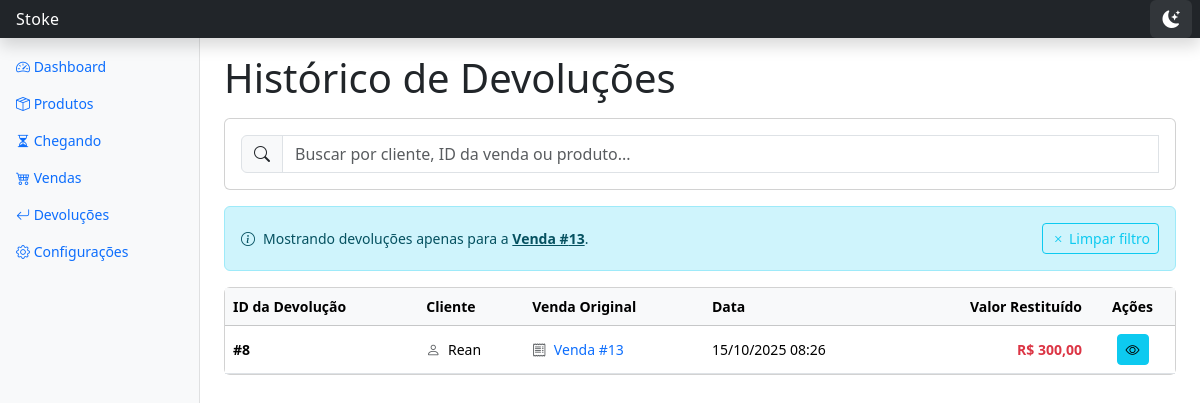
Page /devolucoes/?venda_id=13 on the committed database.
### inventario/models.py (models this page shows, shortened)
class Devolucao(models.Model):
    venda_original = models.ForeignKey(Venda, on_delete=models.CASCADE, related_name='devolucoes')
    data = models.DateTimeField(default=timezone.now)
    motivo = models.TextField(blank=True, null=True)
    @property
    def valor_total_restituido(self):
        total = self.itens_devolvidos.aggregate(
            total=Sum(F('quantidade') * F('item_venda_original__preco_venda_unitario'))
        )['total']
        return total or Decimal('0.00')

class Venda(models.Model):
    TIPO_VENDA_CHOICES = [
        ('LOJA', 'Loja'),
        ('EXTERNA', 'Externa'),
    ]
    STATUS_CHOICES = [
        ('CONCLUIDA', 'Concluída'),
        ('CANCELADA', 'Cancelada'),
    ]
    cliente_nome = models.CharField('Nome do Cliente', max_length=255, blank=True, null=True)
    data = models.DateTimeField(default=timezone.now)
    tipo_venda = models.CharField(max_length=10, choices=TIPO_VENDA_CHOICES, default='LOJA')
    status = models.CharField(max_length=10, choices=STATUS_CHOICES, default='CONCLUIDA')
    desconto = models.DecimalField('Desconto', max_digits=10, decimal_places=2, default=Decimal('0.00'))

### inventario/views.py (the view)
# urls.py: path('devolucoes/', views.listar_devolucoes, name='listar_devolucoes'),
def listar_devolucoes(request):
    venda_id = request.GET.get('venda_id')
    if venda_id:
        devolucoes = Devolucao.objects.filter(venda_original_id=venda_id).select_related('venda_original').order_by('-data')
        mensagem_filtro = f"Exibindo devoluções para a Venda #{venda_id}"
    else:
        devolucoes = Devolucao.objects.select_related('venda_original').all().order_by('-data')
        mensagem_filtro = None
    context = {
        'devolucoes': devolucoes,
        'venda_id_filtrada': venda_id,
        'mensagem_filtro': mensagem_filtro
    }
    return render(request, 'inventario/listar_devolucoes.html', context)

### inventario/templates/inventario/listar_devolucoes.html (shortened to what this page needs)
{% extends 'inventario/base.html' %}
{% block content %}
<div class="row align-items-center mb-3">
    <div class="col-12">
        <h1 class="mb-0">Histórico de Devoluções</h1>
    </div>
</div>
<div class="card mb-3">
    <div class="card-body py-3">
        <div class="input-group">
            <span class="input-group-text"><i class="bi bi-search"></i></span>
            <input
                type="text"
                id="searchInput"
                class="form-control"
                placeholder="Buscar por cliente, ID da venda ou produto..."
                autocomplete="off"
            >
        </div>
    </div>
</div>
{% if venda_id_filtrada %}
<div class="alert alert-info d-flex align-items-center" role="alert">
    <i class="bi bi-info-circle me-2"></i>
    <div class="flex-grow-1">
        Mostrando devoluções apenas para a
        <a href="{% url 'inventario:detalhar_venda' pk=venda_id_filtrada %}" class="alert-link fw-bold">Venda #{{ venda_id_filtrada }}</a>.
    </div>
    <a href="{% url 'inventario:listar_devolucoes' %}" class="btn btn-sm btn-outline-info">
        <i class="bi bi-x"></i> Limpar filtro
    </a>
</div>
{% endif %}
<div class="card d-none d-lg-block">
    <div class="card-body p-0">
        <div class="table-responsive">
            <table class="table table-hover mb-0">
                <thead class="table-light">
                    <tr>
                        <th>ID da Devolução</th>
                        <th>Cliente</th>
                        <th>Venda Original</th>
                        <th>Data</th>
                        <th class="text-end">Valor Restituído</th>
                        <th class="text-center">Ações</th>
                    </tr>
                </thead>
                <tbody>
                    {% for devolucao in devolucoes %}
                    <tr class="align-middle">
                        <td>
                            <span class="fw-semibold">#{{ devolucao.id }}</span>
                        </td>
                        <td>
                            <i class="bi bi-person text-muted me-1"></i>
                            {{ devolucao.venda_original.cliente_nome|default:"Sem nome" }}
                        </td>
                        <td>
                            <a href="{% url 'inventario:detalhar_venda' pk=devolucao.venda_original.pk %}" class="text-decoration-none">
                                <i class="bi bi-receipt text-muted me-1"></i>
                                Venda #{{ devolucao.venda_original.id }}
                            </a>
                        </td>
                        <td>{{ devolucao.data|date:"d/m/Y H:i" }}</td>
                        <td class="text-end fw-bold text-danger">R$ {{ devolucao.valor_total_restituido|floatformat:2 }}</td>
                        <td class="text-center">
                            <a href="{% url 'inventario:detalhar_devolucao' pk=devolucao.pk %}" class="btn btn-sm btn-info" title="Detalhes">
                                <i class="bi bi-eye"></i>
                            </a>
                        </td>
                    </tr>
                    {% endfor %}
                </tbody>
            </table>
        </div>
    </div>
</div>
{% endblock %}

### inventario/templates/inventario/base.html (style rules this page uses)
body { font-size: .875rem; }
body, .card, .table, .sidebar, .form-control, .form-select, .btn, .badge, .alert { transition: background-color 0.3s ease, color 0.3s ease, border-color 0.3s ease; }

### rows in the picture
Devolucao: id "8", venda_original.cliente_nome "Rean", venda_original.id "13", data "15/10/2025 08:26", valor_total_restituido "300,00"

### other values in the picture
{{ venda_id_filtrada }} "13"
